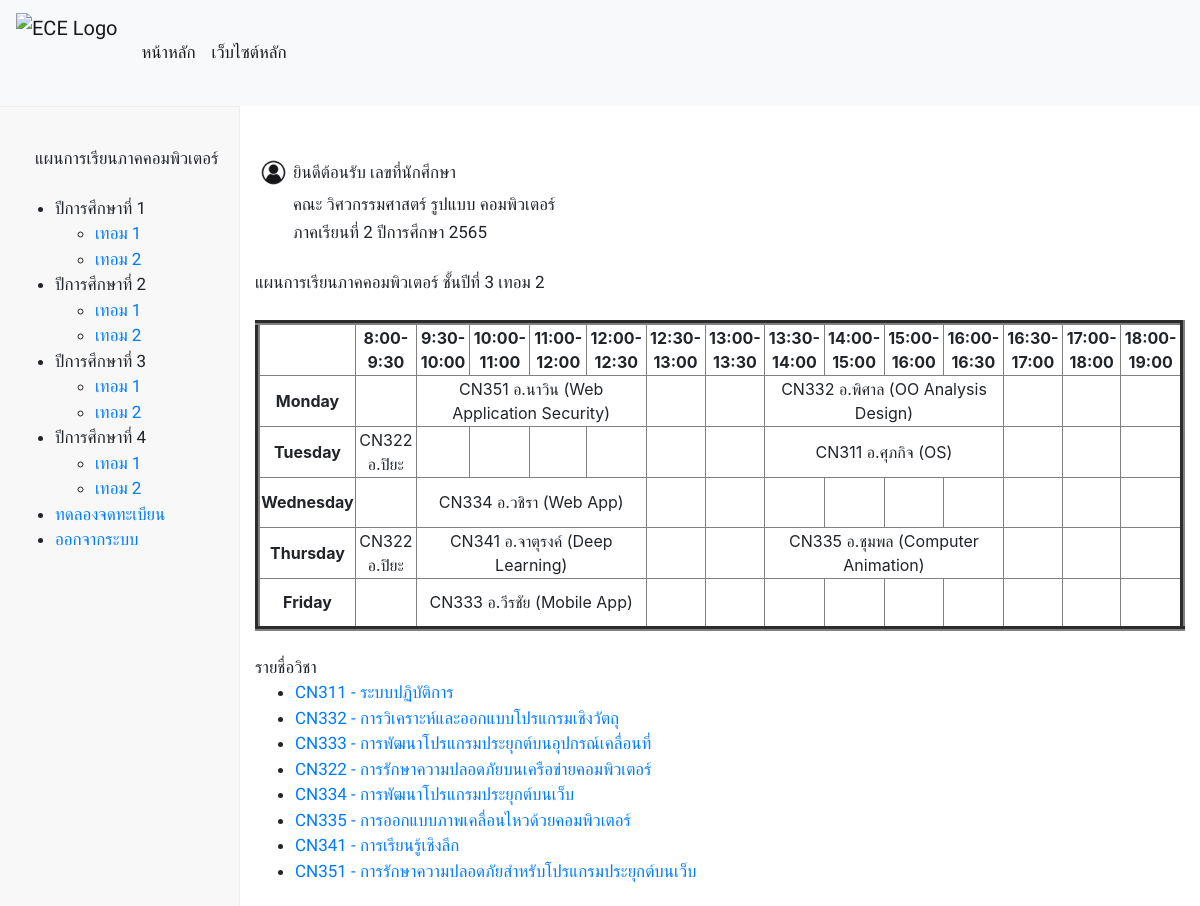
/three_termtwo, run on the app's committed database.
### database/models.py (models this page shows, shortened)
class Subject(models.Model):
    S_id = models.CharField(max_length=25)
    S_name = models.CharField(max_length=50)
    S_credits = models.FloatField()
    S_detail = models.TextField()
    S_teacher = models.ForeignKey(Person, on_delete=models.CASCADE)
    pre_id = models.ManyToManyField(
        'self', blank=True, symmetrical=False, related_name='presub')
    post_id = models.ManyToManyField(
        'self', blank=True, symmetrical=False, related_name='postsub')
    term = models.CharField(max_length=25,null=True, blank=True,)

### subjectenroller/views.py (the view)
# urls.py: path('three_termtwo', views.three_termtwo , name="three_termtwo"),
def three_termtwo(request):
    skills = Skill.objects.all()
    subject = Subject.objects.all()
    context = {'skills': skills,'subject': subject,}
    return render(request, 'subjectenroller/three_termtwo.html', context)

### subjectenroller/templates/subjectenroller/three_termtwo.html (shortened to what this page needs)
{% extends "subjectenroller/layout.html" %}
{% load static %}
{% block body %}
    <br>
    <br>
    <div style="display: flex; flex-direction: column;">
        <div class="container">
            <div class="row">
              <div class="col-auto">
                <table style="width:100%">
                    <tr>
                        <th><img src="/static/image/user.jpg" alt="userlogo" width="35" height="35"></th>
                        <td><a>ยินดีต้อนรับ {{ request.session.name }}  เลขที่นักศึกษา {{ request.session.user_id }}</a></td>
                    </tr>
                    <tr>
                        <td></td>
                        <td><a>คณะ วิศวกรรมศาสตร์ รูปแบบ คอมพิวเตอร์</a></td>
                    </tr>
                    <tr>
                        <td></td>
                        <td><a>ภาคเรียนที่ 2 ปีการศึกษา 2565</a></td>
                    </tr>
                </table>
              </div>
              <div class="col-auto">
              </div>
            </div>
            <br>
            <a>แผนการเรียนภาคคอมพิวเตอร์  ชั้นปีที่ 3 เทอม 2</a>
            <br>
            <br>
            <table border="5" cellspacing="0" align="center">
                <tr>
                    <td align="center" height="50"
                        width="100"><br>
                    </td>
                    <td align="center" height="50"
                        width="100">
                        <b>8:00-9:30</b>
                    </td>
                    <td align="center" height="50"
                        width="100">
                        <b>9:30-10:00</b>
                    </td>
                    <td align="center" height="50"
                        width="100">
                        <b>10:00-11:00</b>
                    </td>
                    <td align="center" height="50"
                        width="100">
                        <b>11:00-12:00</b>
                    </td>
                    <td align="center" height="50"
                        width="100">
                        <b>12:00-12:30</b>
                    </td>
                    <td align="center" height="50"
                        width="100">
                        <b>12:30-13:00</b>
                    </td>
                    <td align="center" height="50"
                        width="100">
                        <b>13:00-13:30</b>
                    </td>
                    <td align="center" height="50"
                        width="100">
                        <b>13:30-14:00</b>
                    </td>
                    <td align="center" height="50"
                        width="100">
                        <b>14:00-15:00</b>
                    </td>
                    <td align="center" height="50"
                        width="100">
                        <b>15:00-16:00</b>
                    </td>
                    <td align="center" height="50"
                        width="100">
                        <b>16:00-16:30</b>
                    </td>
                    <td align="center" height="50"
                        width="100">
                        <b>16:30-17:00</b>
                    </td>
                    <td align="center" height="50"
                        width="100">
                        <b>17:00-18:00</b>
                    </td>
                    <td align="center" height="50"
                        width="100">
                        <b>18:00-19:00</b>
                    </td>
                </tr>
                <tr>
                    <td align="center" height="50">
                        <b>Monday</b></td>
                    <td align="center" height="50"></td>
                    <td colspan="4" align="center" height="50">CN351 อ.นาวิน (Web Application Security)</td>
                    <td align="center" height="50"></td>
                    <td align="center" height="50"></td>
                    <td colspan="4" align="center" height="50">CN332 อ.พิศาล (OO Analysis Design)</td>
                    <td align="center" height="50"></td>
                    <td align="center" height="50"></td>
                    <td align="center" height="50"></td>
                </tr>
                <tr>
                    <td align="center" height="50">
                        <b>Tuesday</b>
                    </td>
                    <td align="center" height="50">CN322 อ.ปิยะ </td>
                    <td align="center" height="50"></td>
                    <td align="center" height="50"></td>
                    <td align="center" height="50"></td>
                    <td align="center" height="50"></td>
                    <td align="center" height="50"></td>
                    <td align="center" height="50"></td>
                    <td colspan="4" align="center" height="50">CN311 อ.ศุภกิจ (OS)</td>
                    <td align="center" height="50"></td>
                    <td align="center" height="50"></td>
                    <td align="center" height="50"></td>
                </tr>
                <tr>
                    <td align="center" height="50">
                        <b>Wednesday</b>
                    </td>
                    <td align="center" height="50"></td>
                    <td colspan="4" align="center" height="50">CN334 อ.วชิรา (Web App)</td>
                    <td align="center" height="50"></td>
                    <td align="center" height="50"></td>
                    <td align="center" height="50"></td>
                    <td align="center" height="50"></td>
                    <td align="center" height="50"></td>
                    <td align="center" height="50"></td>
                    <td align="center" height="50"></td>
                    <td align="center" height="50"></td>
                    <td align="center" height="50"></td>
                </tr>
                <tr>
                    <td align="center" height="50">
                        <b>Thursday</b>
                    </td>
                    <td align="center" height="50">CN322 อ.ปิยะ </td>
                    <td colspan="4" align="center" height="50">CN341 อ.จาตุรงค์ (Deep Learning) </td>
                    <td align="center" height="50"></td>
                    <td align="center" height="50"></td>
                    <td colspan="4" align="center" height="50">CN335 อ.ชุมพล (Computer Animation)</td>
                    <td align="center" height="50"></td>
                    <td align="center" height="50"></td>
                    <td align="center" height="50"></td>
                </tr>
                <tr>
                    <td align="center" height="50">
                        <b>Friday</b>
                    </td>
                    <td align="center" height="50"></td>
                    <td colspan="4" align="center" height="50">CN333 อ.วีรชัย (Mobile App)</td>
                    <td align="center" height="50"></td>
                    <td align="center" height="50"></td>
                    <td align="center" height="50"></td>
                    <td align="center" height="50"></td>
                    <td align="center" height="50"></td>
                    <td align="center" height="50"></td>
                    <td align="center" height="50"></td>
                    <td align="center" height="50"></td>
                    <td align="center" height="50"></td>
                </tr>
            </table>
        <br>
        <a>รายชื่อวิชา</a>
        <ul>
          {% for subject in subject %}
            {% if subject.term == '32' %}
            <li><a href="{% url 'detail' subject.S_id %}">{{ subject.S_id }} - {{ subject.S_name }}</a></li>
            {% endif %}
          {% endfor %}
        </ul>
{% endblock %}

### static/css/styles.css (style rules this page uses)
a { color: white; font-family: 'Prompt', sans-serif; font-size: 17px; position: relative; }

### data on the page
Subject: S_id "CN311", S_name "ระบบปฏิบัติการ"
Subject: S_id "CN332", S_name "การวิเคราะห์และออกแบบโปรแกรมเชิงวัตถุ"
Subject: S_id "CN333", S_name "การพัฒนาโปรแกรมประยุกต์บนอุปกรณ์เคลื่อนที่"
Subject: S_id "CN322", S_name "การรักษาความปลอดภัยบนเครือข่ายคอมพิวเตอร์"
Subject: S_id "CN334", S_name "การพัฒนาโปรแกรมประยุกต์บนเว็บ"
Subject: S_id "CN335", S_name "การออกแบบภาพเคลื่อนไหวด้วยคอมพิวเตอร์"
Subject: S_id "CN341", S_name "การเรียนรู้เชิงลึก"
Subject: S_id "CN351", S_name "การรักษาความปลอดภัยสำหรับโปรแกรมประยุกต์บนเว็บ"
